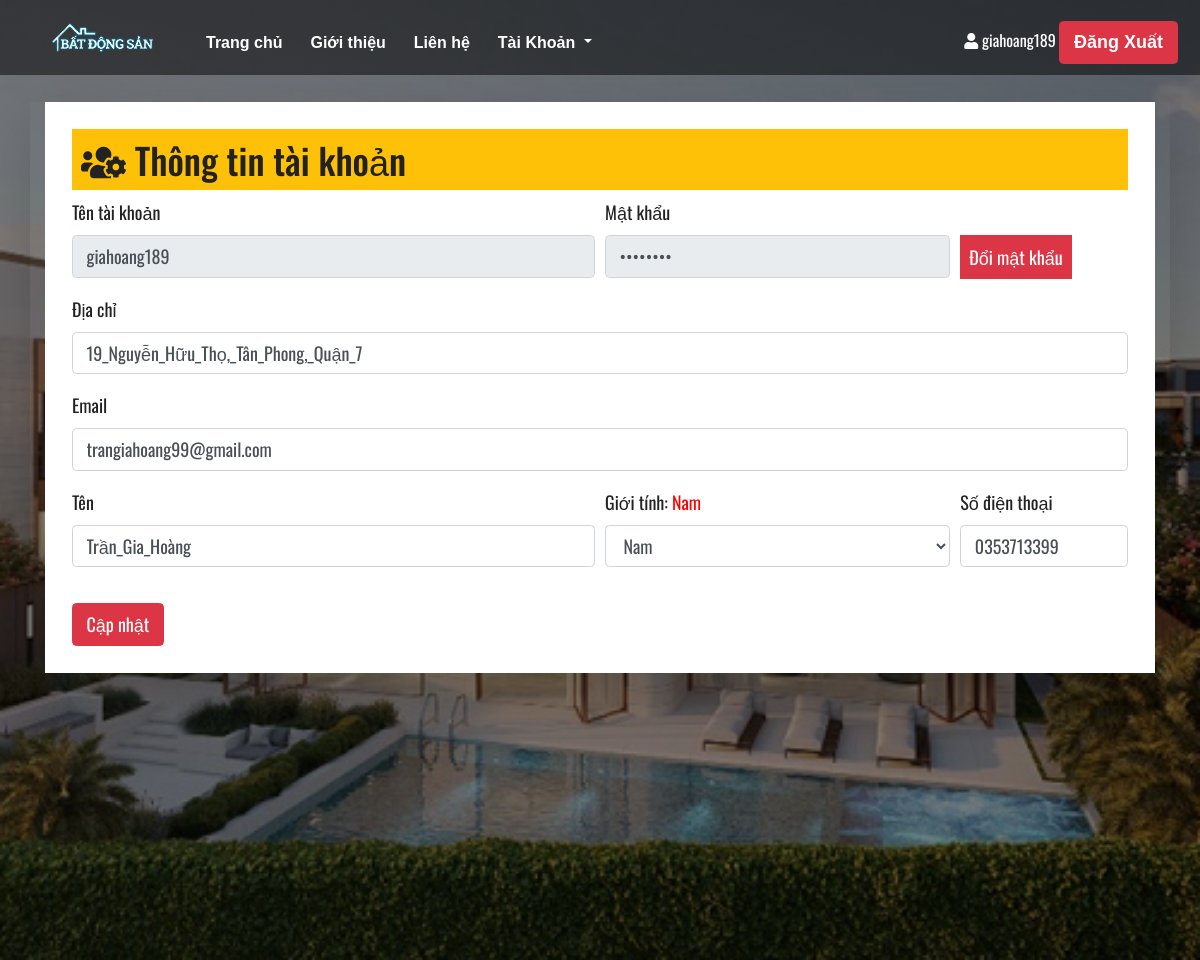
The app's page /view/information_user.php (signed in) with its own data.
### tables this page shows
CREATE TABLE `user` (
  `User_id` varchar(11) NOT NULL,
  `Username` varchar(40) NOT NULL,
  `Password` varchar(40) NOT NULL,
  `Permission` tinyint(1) NOT NULL
);

CREATE TABLE `account` (
  `Account_id` varchar(11) NOT NULL,
  `User_id` varchar(11) NOT NULL,
  `Name` varchar(30) NOT NULL,
  `Address` varchar(150) NOT NULL,
  `Phone` varchar(10) NOT NULL,
  `Gender` varchar(5) NOT NULL,
  `Email` varchar(50) NOT NULL
);

### model/accountlist.php (called while the page is built, shortened)
<?php
    require ('connection.php');
    $sql = "SELECT * FROM `User` INNER JOIN `account` ON User.User_id = Account.User_id;";
    $result = $conn->query($sql);
?>

### controller/information_user_controller.php (called while the page is built, shortened)
<?php
    $current_userID = $user_id;
    require_once ('../model/accountlist.php');
    $list = $account_list;
    foreach ($list as $element){
        if($element['User_id'] == $current_userID){
            $information_account = getInformationFromUserID($current_userID)[0];
        }
    }
    function getInformationFromUserID($user_id){
        require_once('connection.php');
        $sql = "SELECT *\n"
            ."FROM `User` INNER JOIN `Account`\n"
            ."ON User.User_id = Account.User_id\n"
            ."WHERE User.User_id = $user_id;";
        $result = $conn->query($sql);
        $information = array();
        if ($result->num_rows > 0) {
            while($row = $result->fetch_assoc()) {
                $information[] = ["Account_id"=>$row["Account_id"],"User_id"=>$row["User_id"],"Name"=>$row["Name"],
                    "Address"=>$row["Address"],"Phone"=>$row["Phone"], "Gender"=>$row["Gender"], "Email"=>$row["Email"],
                    "Username"=>$row["Username"],"Password"=>$row["Password"],"Permission"=>$row["Permission"]];
            }
        }
        return $information;
    }
?>

### view/information_user.php (the view, shortened to what this page needs)
<?php
    $email = "";
    $gender = "";
    $phone = "";
    $user_id = $_SESSION['account'][0];
    require_once('../controller/information_user_controller.php');
    if (count($information_account) != 0){
        $username = $information_account['Username'];
        $password = $information_account['Password'];
        $name = $information_account['Name'];
        $email = $information_account['Email'];
        $address = $information_account['Address'];
        $gender = $information_account['Gender'];
        $phone = $information_account['Phone'];
        $name_replace = str_replace(" ", "_", $name);
        $address_replace = str_replace(" ", "_", $address);
    }
?>
<!DOCTYPE html>
<html>
<head>
	<link rel="stylesheet" href="https://maxcdn.bootstrapcdn.com/bootstrap/4.1.3/css/bootstrap.min.css">
    <link rel="stylesheet" href="https://use.fontawesome.com/releases/v5.15.4/css/all.css">
    <link href="./css/style_information_user.css" rel="stylesheet">
</head>
<body>
    <div class="menu">
        <nav class="navbar navbar-expand-lg navbar-light">
            <div class="logo"><img src="images/logo.png" alt=""></div>
            <div class="collapse navbar-collapse" id="navbarSupportedContent">
                <ul class="navbar-nav mr-auto ">
                    <li class="nav-item">
                        <a class="nav-link" href="customer.php">Trang chủ <span class="sr-only">(current)</span></a>
                    </li>
                    <li class="nav-item">
                        <a class="nav-link" href="introduce.php">Giới thiệu</a>
                    </li>
                    <li class="nav-item">
                        <a class="nav-link disabled" href="contact.php">Liên hệ</a>
                    </li>
                    <li class="nav-item dropdown">
                        <a class="nav-link dropdown-toggle" href="#" id="navbarDropdown" role="button" data-toggle="dropdown" aria-haspopup="true" aria-expanded="false">
                            Tài Khoản
                        </a>
                    </li>
                </ul>
                <ul class="navbar-nav mr-1">
                    <li class="nav-item">
                        <i class="fas fa-user" style="color:white"></i><span style="color:white"> <?php echo $_SESSION['account'][1];?> </span>
                        <a class="btn btn-danger" href="..\controller\logout_controller.php" role="button">Đăng Xuất</a>
                    </li>
                </ul>
            </div>
        </nav>
        <div class="container mt-4 shadow-lg">
            <div class="form-area p-4">
                <h2 class="bg-warning p-2"><i class="fas fa-users-cog"></i> Thông tin tài khoản</h2>
                <form method = "post">
                    <div class="form-row">
                        <div class="form-group col-md-6">
                            <label for="username">Tên tài khoản</label>
                            <input type="text" class="form-control" id="username" value=<?php echo $username;?> readonly>
                        </div>
                        <div class="form-group col-md-4">
                            <label for="password">Mật khẩu</label>
                            <input type="password" class="form-control" id="password" value=<?php echo $password;?> readonly>
                        </div>
                        <div class="form-group col-md-2">
                            <p></p><br>
                            <a class="bg-danger p-2 text-white" href="form_change_password.php" role="button">Đổi mật khẩu</a>
                        </div>
                    </div>
                    <div class="form-group">
                        <label for="address">Địa chỉ</label>
                        <input type="text" class="form-control" id="address" value=<?php echo $address_replace;?>>
                    </div>
                    <div class="form-group">
                        <label for="email">Email</label>
                        <input type="text" class="form-control" id="email" value=<?php echo $email;?>>
                    </div>
                    <div class="form-row">
                        <div class="form-group col-md-6">
                            <label for="name">Tên</label>
                            <input type="text" class="form-control" id="name" value=<?php echo $name_replace;?>>
                        </div>
                        <div class="form-group col-md-4">
                            <label for="gender">Giới tính: <span style="color:red"><?php echo $gender;?></span></label>
                            <select id="gender" class="form-control">
                                <option>Nam</option>
                            </select>
                        </div>
                        <div class="form-group col-md-2">
                            <label for="phone">Số điện thoại</label>
                            <input type="text" class="form-control" id="phone" value=<?php echo $phone;?>>
                        </div>
                    </div>
                    <button type="submit" class="update btn btn-danger">Cập nhật</button>
                </form>
            </div>
        </div>
    </div>
</body>
</html>

### view/css/style_information_user.css (style rules this page uses)
html, body { width: 100%; height: 100%; font-family: 'Oswald', sans-serif; font-size: 18px; color: #222; }
.menu { background: linear-gradient(to top, rgba(0,0,0,0.5)50%,rgba(0,0,0,0.5)50%), url(../images/temp.jpg); background-position: center; background-size: cover; height: 120vh; }
.navbar { background: linear-gradient(to top, rgba(0,0,0,0.5)50%,rgba(0,0,0,0.5)50%); width: 100%; height: 75px; margin: auto; }
.navbar li a { text-decoration: none; color: #fff !important; font-family: Arial !important; font-weight: bold !important; transition: 0.4s ease-in-out !important; }
ul { float: left; display: flex; }
ul li { list-style: none; margin-left: 10px; margin-top: 10px; font-size: 16px; }
ul li a { text-decoration: none; color: #fff; font-family: Arial; font-weight: bold; transition: 0.4s ease-in-out; }
.form-area { background: #fff; }

### records on screen
user: Username "giahoang189"
account: Address "19_Nguyễn_Hữu_Thọ,_Tân_Phong,_Quận_7", Email "trangiahoang99@gmail.com", Name "Trần_Gia_Hoàng", Gender "Nam", Phone "0353713399"

### other values on screen
$_SESSION['account'][1] "giahoang189"
